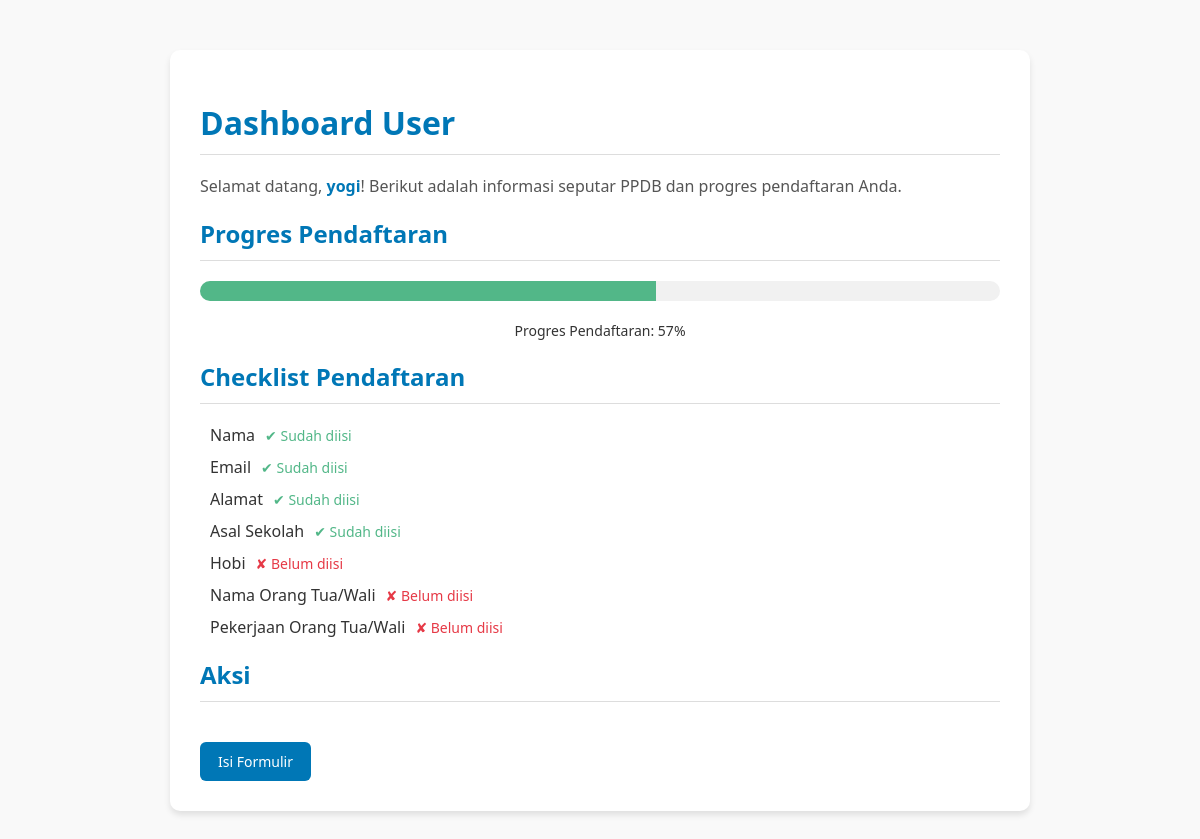
Page /dashboard_user/5 on the earlier database version.
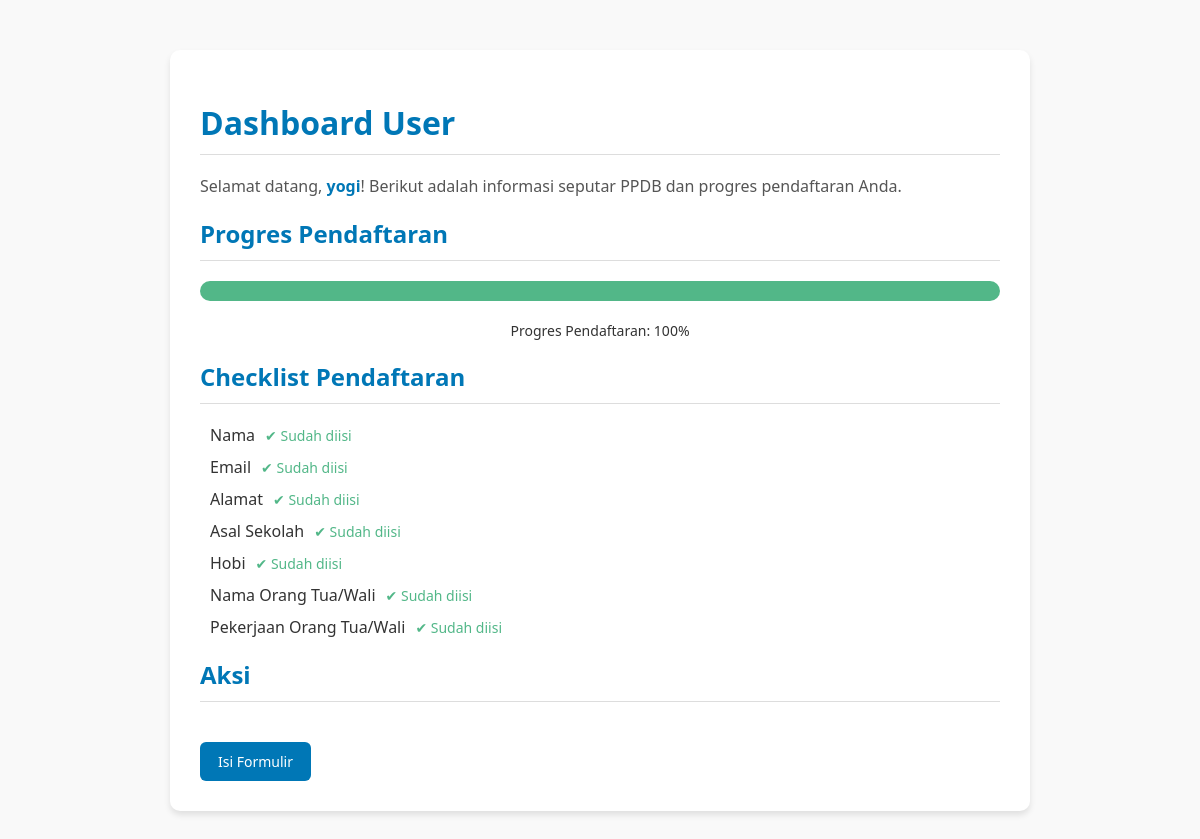
Same page on the later database version.
### models.py (models this page shows)
class User(db.Model):
    id = db.Column(db.Integer, primary_key=True)
    name = db.Column(db.String(100), nullable=False)
    email = db.Column(db.String(100), unique=True, nullable=False)
    password = db.Column(db.String(100), nullable=False)
    status = db.Column(db.String(20), default='Pending')  # Pending, Approved, Rejected
    school = db.Column(db.String(100), nullable=True)  # Asal sekolah
    address = db.Column(db.String(200), nullable=True)  # Alamat
    birth_date = db.Column(db.Date, nullable=True)  # Tanggal lahir
    phone = db.Column(db.String(15), nullable=True)  # Nomor telepon
    gender = db.Column(db.String(20), nullable=True)  # Jenis kelamin
    hobby = db.Column(db.String(200), nullable=True)  # Hobi
    parent_name = db.Column(db.String(100), nullable=True)  # Nama orang tua/wali
    parent_job = db.Column(db.String(100), nullable=True)  # Pekerjaan orang tua/wali
    created_at = db.Column(db.DateTime, default=datetime.utcnow)  # Waktu pendaftaran

### app.py (the view)
@app.route('/dashboard_user/<int:user_id>', methods=['GET', 'POST'])
def dashboard_user(user_id):
    user = User.query.get(user_id)
    if not user:
        flash('User tidak ditemukan.')
        return redirect(url_for('index'))
    total_fields = 7  # Total field yang harus diisi
    filled_fields = sum([
        bool(user.name),
        bool(user.email),
        bool(user.address),
        bool(user.school),
        bool(user.hobby),
        bool(user.parent_name),
        bool(user.parent_job)
    ])
    progress = int((filled_fields / total_fields) * 100)
    return render_template('dashboard_user.html', user=user, progress=progress)

### templates/dashboard_user.html (shortened to what this page needs)
<!DOCTYPE html>
<html>
<head>
    <link rel="stylesheet" type="text/css" href="{{ url_for('static', filename='css/user.css') }}">
</head>
<body>
    <div class="container">
        <h1>Dashboard User</h1>
        <p>Selamat datang, <strong>{{ user.name }}</strong>! Berikut adalah informasi seputar PPDB dan progres pendaftaran Anda.</p>
        <h2>Progres Pendaftaran</h2>
        <div class="progress-container">
            <div class="progress-bar"></div>
        </div>
        <div class="progress-label">
            Progres Pendaftaran: {{ progress }}%
        </div>
        <h2>Checklist Pendaftaran</h2>
        <div class="checklist">
            <div class="checklist-item">
                <span>Nama</span>
                <span class="status {{ 'complete' if user.name else 'incomplete' }}">
                    {{ '✔ Sudah diisi' if user.name else '✘ Belum diisi' }}
                </span>
            </div>
            <div class="checklist-item">
                <span>Email</span>
                <span class="status {{ 'complete' if user.email else 'incomplete' }}">
                    {{ '✔ Sudah diisi' if user.email else '✘ Belum diisi' }}
                </span>
            </div>
            <div class="checklist-item">
                <span>Alamat</span>
                <span class="status {{ 'complete' if user.address else 'incomplete' }}">
                    {{ '✔ Sudah diisi' if user.address else '✘ Belum diisi' }}
                </span>
            </div>
            <div class="checklist-item">
                <span>Asal Sekolah</span>
                <span class="status {{ 'complete' if user.school else 'incomplete' }}">
                    {{ '✔ Sudah diisi' if user.school else '✘ Belum diisi' }}
                </span>
            </div>
            <div class="checklist-item">
                <span>Hobi</span>
                <span class="status {{ 'complete' if user.hobby else 'incomplete' }}">
                    {{ '✔ Sudah diisi' if user.hobby else '✘ Belum diisi' }}
                </span>
            </div>
            <div class="checklist-item">
                <span>Nama Orang Tua/Wali</span>
                <span class="status {{ 'complete' if user.parent_name else 'incomplete' }}">
                    {{ '✔ Sudah diisi' if user.parent_name else '✘ Belum diisi' }}
                </span>
            </div>
            <div class="checklist-item">
                <span>Pekerjaan Orang Tua/Wali</span>
                <span class="status {{ 'complete' if user.parent_job else 'incomplete' }}">
                    {{ '✔ Sudah diisi' if user.parent_job else '✘ Belum diisi' }}
                </span>
            </div>
        </div>
        <h2>Aksi</h2>
        <a href="{{ url_for('form', user_id=user.id) }}" class="btn btn-blue">Isi Formulir</a>
    </div>
</body>
</html>

### static/css/user.css (style rules this page uses)
body { margin: 0; font-family: 'Segoe UI', sans-serif; background-color: #f9f9f9; color: #333; }
.container { max-width: 800px; margin: 50px auto; background: #ffffff; padding: 30px; border-radius: 10px; box-shadow: 0 4px 6px rgba(0, 0, 0, 0.1); }
.container h1, .container h2 { color: #0077b6; border-bottom: 1px solid #ddd; padding-bottom: 10px; margin-bottom: 20px; }
.container p, label { color: #555; font-size: 16px; margin: 10px 0; }
.container strong { color: #0077b6; }
.btn { display: inline-block; margin-top: 20px; padding: 10px 18px; border-radius: 6px; font-size: 14px; text-decoration: none; font-weight: 500; transition: background-color 0.3s ease; }
.btn-blue { background-color: #0077b6; color: white; }

Differences in the rows shown:
changed User "yogi": hobby "✘ Belum diisi" → "✔ Sudah diisi"; parent_name "✘ Belum diisi" → "✔ Sudah diisi"; parent_job "✘ Belum diisi" → "✔ Sudah diisi"
Other differences:
{{ progress }}: "57" → "100"
